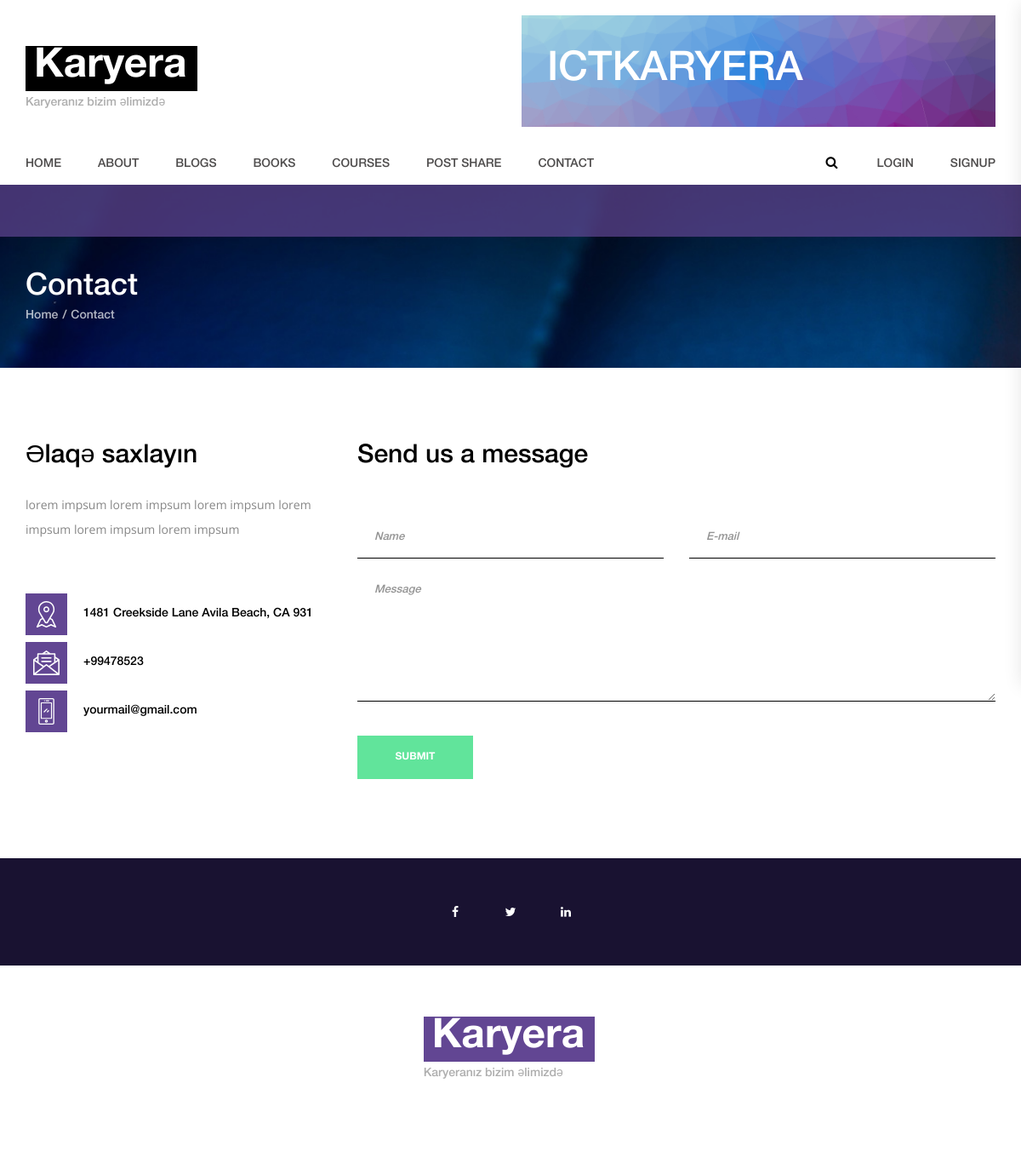
Page /contact/ on the committed database.
### ict_app/models.py (models this page shows, shortened)
class ContactPart(models.Model):
    content=models.TextField()
    number=models.CharField(max_length=50)
    email=models.CharField(max_length=50)
    address=models.CharField(max_length=50)

### ict_app/views.py (the view, shortened to what this page needs)
# urls.py: path('contact/', views.contact, name='ict-contact'),
def contact(request):
    contact=ContactPart.objects.first()
    return render(request, 'contact.html',{"contact":contact})

### ict_app/templates/contact.html (shortened to what this page needs)
{% extends "base.html" %}
{% load static %}
{% block links %}
<link rel="stylesheet" type="text/css" href="{% static 'styles/bootstrap-4.1.2/bootstrap.min.css' %}">
<link href="{% static 'plugins/font-awesome-4.7.0/css/font-awesome.min.css' %}" rel="stylesheet" type="text/css">
<link rel="stylesheet" type="text/css" href="{% static 'styles/contact.css' %}">
<link rel="stylesheet" type="text/css" href="{% static 'styles/contact_responsive.css' %}">
<link href="http://maxcdn.bootstrapcdn.com/font-awesome/4.1.0/css/font-awesome.min.css" rel="stylesheet">
{% endblock links %}
{% block content %}
	<div class="home">
		<div class="parallax_background parallax-window" data-parallax="scroll" data-image-src="images/about.jpg" data-speed="0.8"></div>
		<div class="home_content_container">
			<div class="container">
				<div class="row">
					<div class="col">
						<div class="home_content">
							<div class="home_title">Contact</div>
							<div class="breadcrumbs">
								<ul class="d-flex flex-row align-items-start justify-content-start">
									<li><a href="index.html">Home</a></li>
									<li>Contact</li>
								</ul>
							</div>
						</div>
					</div>
				</div>
			</div>
		</div>
	</div>
	<div class="contact">
		<div class="container">
			<div class="row">
				<div class="col-lg-4 contact_col">
					<div class="contact_content">
						<div class="contact_title">Əlaqə saxlayın</div>
						<div class="contact_text">
							<p> {{contact.content}}</p>
						</div>
						<div class="contact_info">
							<ul>
								<li class="d-flex flex-row align-items-center justify-content-start">
									<div class="contact_info_box d-flex flex-column align-items-center justify-content-center">
										<div class="contact_info_icon"><img src="{% static 'images/icon_9.svg' %}" alt=""></div>
									</div>
									<div class="contact_info_content">{{contact.address}}</div>
								</li>
								<li class="d-flex flex-row align-items-center justify-content-start">
									<div class="contact_info_box d-flex flex-column align-items-center justify-content-center">
										<div class="contact_info_icon"><img src="{% static 'images/icon_10.svg' %}" alt=""></div>
									</div>
									<div class="contact_info_content">{{contact.number}}</div>
								</li>
								<li class="d-flex flex-row align-items-center justify-content-start">
									<div class="contact_info_box d-flex flex-column align-items-center justify-content-center">
										<div class="contact_info_icon"><img src="{% static 'images/icon_11.svg' %}" alt=""></div>
									</div>
									<div class="contact_info_content">{{contact.email}}</div>
								</li>
							</ul>
						</div>
					</div>
				</div>
				<div class="col-lg-8 contact_col">
					<div class="contact_form_container">
						<div class="contact_title">Send us a message</div>
						<form action="#" id="contact_form"  method="POST" class="contact_form">
							<div class="row">
								<div class="col-md-6">
									<input type="text"  name="firstname" class="contact_input" placeholder="Name" required="required">
								</div>
								<div class="col-md-6">
									<input type="email" class="contact_input" name='e-mail' placeholder="E-mail" required="required">
								</div>
							</div>
							<textarea class="contact_input contact_textarea" name='subject' placeholder="Message" required="required"></textarea>
							<button class="contact_button trans_200">submit</button>
						</form>
					</div>
				</div>
			</div>
		</div>
	</div>
{% endblock content %}

### static/styles/contact.css (style rules this page uses)
* { margin: 0; padding: 0; -webkit-font-smoothing: antialiased; -webkit-text-shadow: rgba(0,0,0,.01) 0 0 1px; text-shadow: rgba(0,0,0,.01) 0 0 1px; }
body { font-family: 'HelveticaNeueLTPro', sans-serif; font-size: 14px; font-weight: normal; background: #FFFFFF; color: #000000; }
div { display: block; position: relative; -webkit-box-sizing: border-box; -moz-box-sizing: border-box; box-sizing: border-box; }
ul { list-style: none; margin-bottom: 0px; }
p { font-family: 'Open Sans', sans-serif; font-size: 14px; line-height: 2.14; font-weight: 400; color: #878787; -webkit-font-smoothing: antialiased; -webkit-text-shadow: rgba(0,0,0,.01) 0 0 1px; text-shadow: rgba(0,0,0,.01) 0 0 1px; }
p:last-of-type { margin-bottom: 0; }
a, a:hover, a:visited, a:active, a:link { text-decoration: none; -webkit-font-smoothing: antialiased; -webkit-text-shadow: rgba(0,0,0,.01) 0 0 1px; text-shadow: rgba(0,0,0,.01) 0 0 1px; }
.trans_200 { -webkit-transition: all 200ms ease; -moz-transition: all 200ms ease; -ms-transition: all 200ms ease; -o-transition: all 200ms ease; transition: all 200ms ease; }
.parallax-window { min-height: 400px; background: transparent; }
.parallax_background { position: absolute; top: 0; left: 0; width: 100%; height: 100%; }
.home { width: 100%; height: 215px; }
.home::before { display: block; position: absolute; left: 0; width: 100%; content: ''; background: rgba(98,70,147,0.7); z-index: 10; }
.home::before { top: 0; height: 61px; }
.home_content_container { position: absolute; left: 0; bottom: 0; width: 100%; }
.home_content { padding-bottom: 50px; }
.home_title { font-size: 36px; color: #FFFFFF; line-height: 0.75; }
.breadcrumbs { margin-top: 9px; }
.breadcrumbs ul li:not(:last-child)::after { display: inline-block; content: '/'; margin-left: 5px; margin-right: 5px; }
.breadcrumbs ul li, .breadcrumbs ul li a { font-size: 14px; color: rgba(255,255,255,0.71); }
.breadcrumbs ul li a { -webkit-transition: all 200ms ease; -moz-transition: all 200ms ease; -ms-transition: all 200ms ease; -o-transition: all 200ms ease; transition: all 200ms ease; }
.contact { width: 100%; background: #FFFFFF; padding-top: 94px; padding-bottom: 93px; }
.contact_title { font-size: 30px; color: #000000; line-height: 0.75; }
.contact_text { margin-top: 29px; padding-right: 10px; }
.contact_info { margin-top: 60px; }
.contact_info ul li:not(:last-child) { margin-bottom: 8px; }
.contact_info_box { width: 49px; height: 49px; background: #624693; }
.contact_info_icon { width: 31px; height: 31px; }
.contact_info_icon img { max-width: 100%; }
.contact_info_content { padding-left: 19px; }
.contact_form { margin-top: 60px; }
.contact_input { display: block; width: 100%; height: 47px; padding-left: 20px; border: none; outline: none; border-bottom: solid 1px #000000; margin-bottom: 28px; -webkit-transition: all 200ms ease; -moz-transition: all 200ms ease; -ms-transition: all 200ms ease; -o-transition: all 200ms ease; transition: all 200ms ease; }
.contact_textarea { height: 140px; }
.contact_button { width: 136px; height: 51px; background: #61e49b; color: #FFFFFF; font-size: 12px; font-weight: bold; text-transform: uppercase; border: none; outline: none; cursor: pointer; margin-top: 12px; }

### rows in the picture
ContactPart: content "lorem impsum lorem impsum lorem impsum lorem impsum lorem impsum lorem impsum", address "1481 Creekside Lane Avila Beach, CA 931", number "+99478523", email "yourmail@gmail.com"
